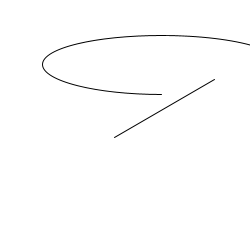
Frame 1 (no input)
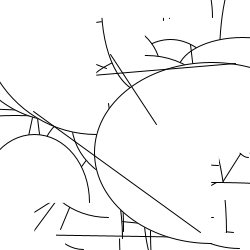
Frame 60 (the mouse pressed at the canvas centre just before this capture)
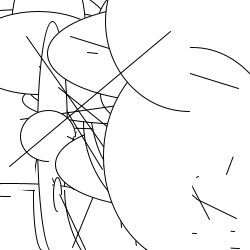
Frame 120 (the mouse held since frame 60 and released just before this capture)

The Processing sketch that drew these frames (run headless with seeded random() and noise(); from frame 60 on, the mouse is pressed at the canvas centre):

// Processing sketch: processing_35872
// ── processing_35872.pde





int counter;

void setup() {  //setup function called initially, only once
  size(250, 250);
  background(255);  //set background white
  colorMode(HSB);   //set colors to Hue, Saturation, Brightness mode
  counter = 0;
}

void draw() {  //draw function loops 
  loveandhate();
  _draw(); 
}
void loveandhate(){
   arc(random(250), random(250), random(250), random(250), PI/2, TWO_PI);
} 
void _draw(){
    line (random (250), random (250), random (250), random (250)); 
}

                
                
